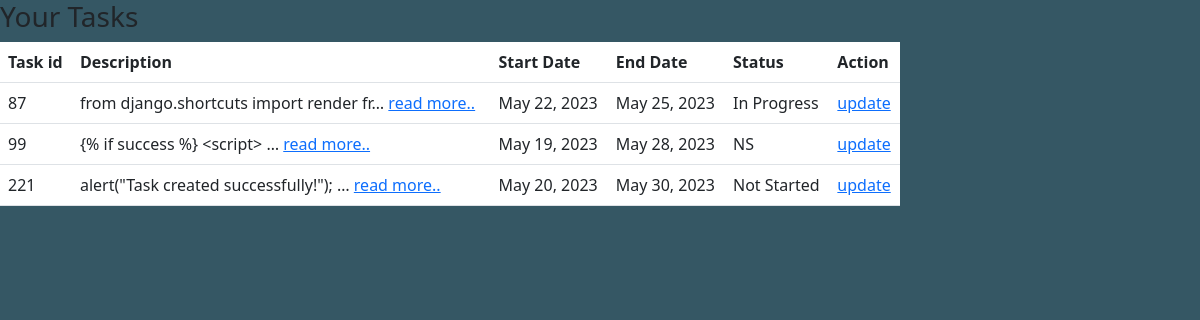
/user_tasks/ (signed in), run on the app's committed database.
### taskapp/models.py (models this page shows)
class Tasks(models.Model):
    tid = models.IntegerField(primary_key=True)
    user = models.ForeignKey(User, on_delete=models.CASCADE)
    desc = models.TextField()
    start_date = models.DateField()
    end_date = models.DateField()
    STATUS_CHOICES = (
        ('Not Started','Not Started'),
        ('In Progress','In Progress'),
        ('Completed','Completed'),
    )
    status = models.CharField(max_length=100, choices=STATUS_CHOICES, default='Not Started')

### taskapp/views.py (the view)
# urls.py: path('user_tasks/', views.user_tasks, name='user_tasks'),
@login_required
def user_tasks(request):
    username = request.session.get('username', None)
    if username is None:
        return redirect('user_login')
    user = User.objects.get(username=username)#injecting session in users tasks .html
    tasks = Tasks.objects.filter(user=user)
    return render(request, 'user/user_tasks.html', {'tasks': tasks})

### templates/user/user_tasks.html (shortened to what this page needs)
{% extends 'base.html' %}
{% block body %}
<link rel="stylesheet" type="text/css" href="/static/css/style.css">
  <h3>Your Tasks</h3>
  <table class="table" style="background-color: whitesmoke; width: 75vw;">
    <thead>
      <tr>
        <th>Task id</th>
        <th>Description</th>
        <th>Start Date</th>
        <th>End Date</th>
        <th>Status</th>
        <th>Action</th>
      </tr>
    </thead>
    <tbody>
      {% for task in tasks %}
        <tr>
          <td>{{ task.tid }}</td>
          <td><div class="full-desc" id="Desc-{{ task.tid }}">
            {% if task.desc|length > 40 %}
                {{ task.desc|truncatechars:40 }}
                <a href="#" class=" read-more" data-task-tid="{{ task.tid }}">read more..</a>
            {% else %}
                {{ task.desc }}
            {% endif %}
        </div></td>
          <td>{{ task.start_date }}</td>
          <td>{{ task.end_date }}</td>
          <td>{{ task.status }}</td>
          <td ><a href="{%url 'status_updates' task_id=task.tid %}">update</a></td>
        </tr>
      {% endfor %}
    </tbody>
  </table>
{% endblock body%}

### static/css/style.css (style rules this page uses)
* { padding: 0px; margin: 0px; }
body { background-color: #355764; }

### data on the page
Tasks: tid "87", desc "from django.shortcuts import render fr…", start_date "May 22, 2023", end_date "May 25, 2023", status "In Progress"
Tasks: tid "99", desc "{% if success %} <script> …", start_date "May 19, 2023", end_date "May 28, 2023", status "NS"
Tasks: tid "221", desc "alert(\"Task created successfully!\"); …", start_date "May 20, 2023", end_date "May 30, 2023", status "Not Started"
